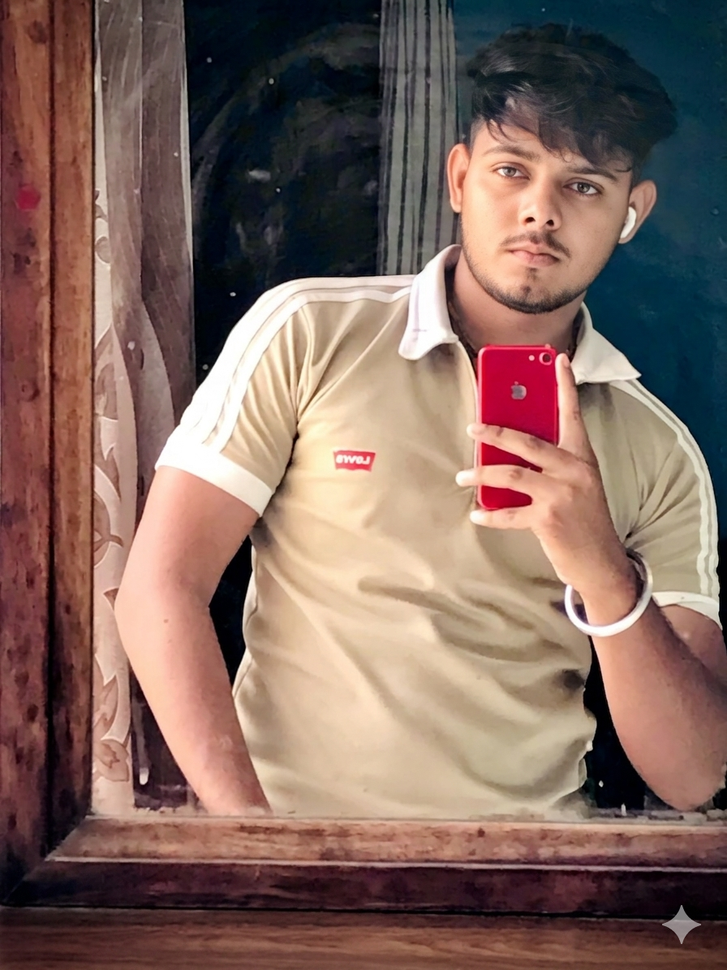
#> input picture cv_assignment/04_Histogram/input.png, 727 x 970 px, shrunk from 896 x 1195 before the run
$ python program.py
#> lines starting #> are read from the running program, lines starting #| are printed output that depends on the picture
import cv2
import numpy as np
import matplotlib.pyplot as plt

# Read the input image as grayscale
gray = cv2.imread("input.png", cv2.IMREAD_GRAYSCALE)
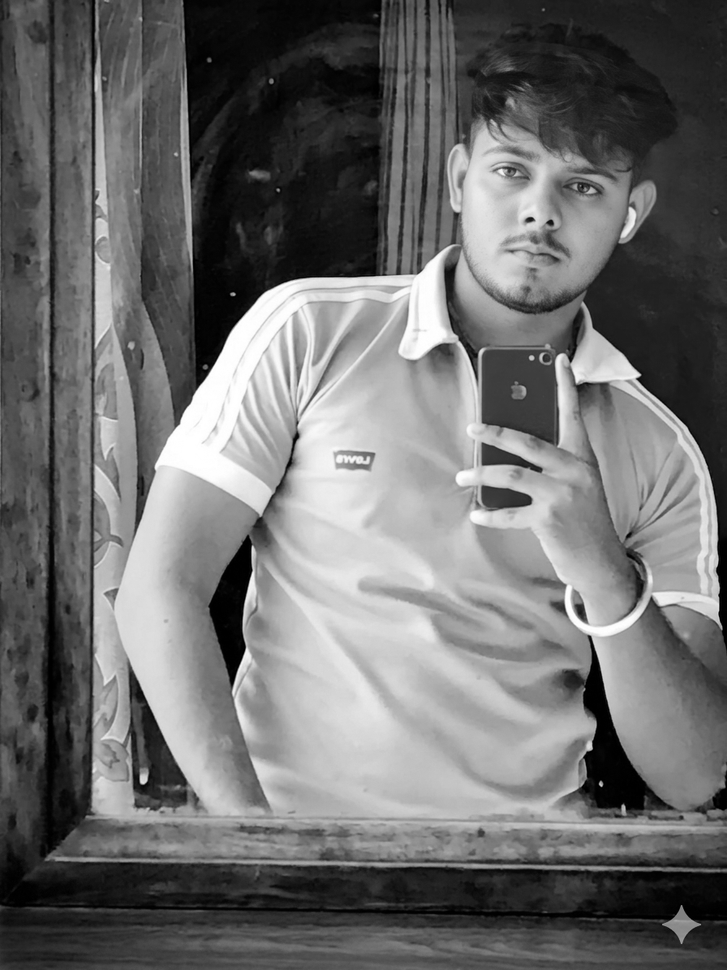
#> gray: shape (970, 727); min 0, max 255, mean 109.3

if gray is None:
    raise FileNotFoundError("input.jpg not found in the current folder.")

# Compute the histogram (256 bins for intensities 0-255)
hist = cv2.calcHist([gray], [0], None, [256], [0, 256]).flatten()
#> hist = 256 values, max 7159 at index 33, min 298 at index 247, mean 2754.6

# Intensity value with the highest frequency (the mode)
peak_intensity = int(np.argmax(hist))
#> peak_intensity = 33
peak_frequency = int(hist[peak_intensity])
#> peak_frequency = 7159
print("Intensity value with highest frequency:", peak_intensity)
#| Intensity value with highest frequency: 33
print("Frequency at that intensity:", peak_frequency)
#| Frequency at that intensity: 7159

# Plot the histogram
plt.figure(figsize=(8, 5))
plt.plot(hist, color="black")
plt.title("Grayscale Intensity Histogram")
plt.xlabel("Pixel Intensity (0-255)")
plt.ylabel("Frequency")
plt.axvline(peak_intensity, color="red", linestyle="--",
            label=f"Peak = {peak_intensity}")
plt.legend()
plt.tight_layout()

plt.savefig("output.png", bbox_inches="tight")
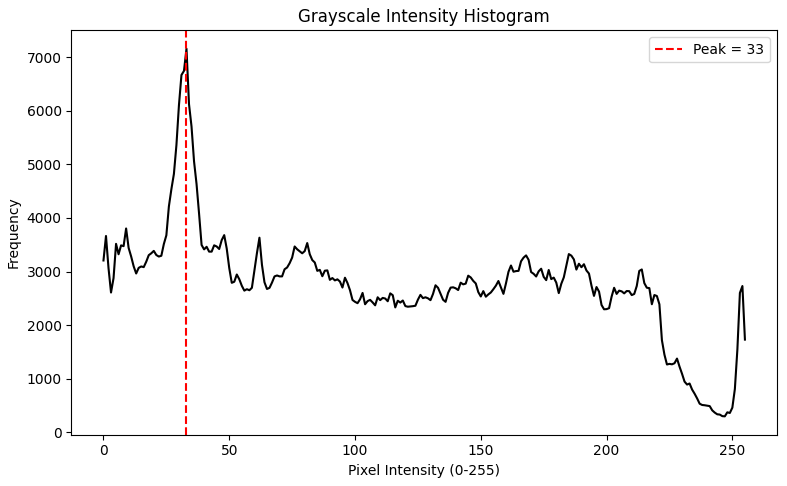
#> figure drawn by matplotlib, 1 panel; curve peaks at x = 33, y = 7159
plt.close()
print("Saved histogram plot to output.png")
